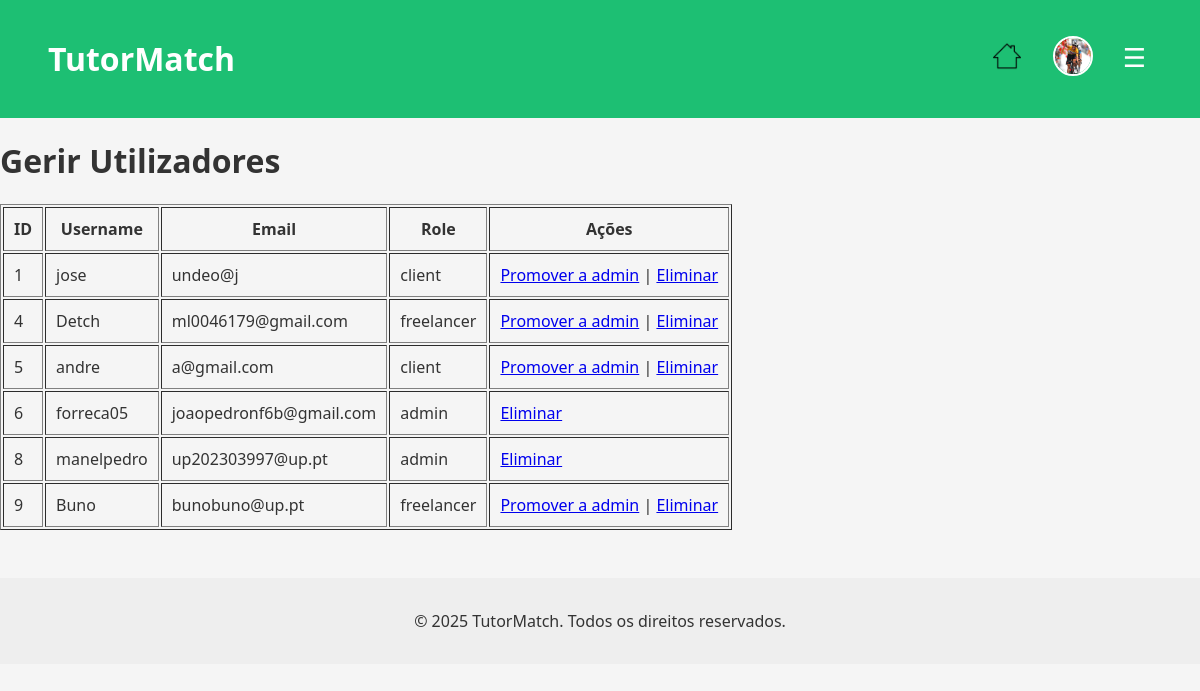
The app's page /pages/manage_users.php (signed in) with its own data.
### tables this page shows
CREATE TABLE users (
            id INTEGER PRIMARY KEY AUTOINCREMENT,
            username TEXT NOT NULL UNIQUE,
            password TEXT NOT NULL,
            email TEXT NOT NULL UNIQUE,
            role TEXT DEFAULT 'client', -- client, freelancer, admin
            name TEXT,
            profile_pic TEXT DEFAULT '../img/default.jpeg' -- Adiciona a coluna profile_pic
        );

### pages/manage_users.php (the view, shortened to what this page needs)
<?php
require_once '../database/db.php';
$stmt = $db->query("SELECT id, username, email, role FROM users");
$users = $stmt->fetchAll();
?>
<?php include_once '../includes/header.php'; ?>
<h1>Gerir Utilizadores</h1>
<table border="1" cellpadding="10">
    <tr>
        <th>ID</th>
        <th>Username</th>
        <th>Email</th>
        <th>Role</th>
        <th>Ações</th>
    </tr>
    <?php foreach ($users as $user): ?>
    <tr>
        <td><?php echo htmlspecialchars($user['id']); ?></td>
        <td><?php echo htmlspecialchars($user['username']); ?></td>
        <td><?php echo htmlspecialchars($user['email']); ?></td>
        <td><?php echo htmlspecialchars($user['role']); ?></td>
        <td>
            <?php if ($user['role'] !== 'admin'): ?>
                <a href="../actions/promote_user.php?id=<?php echo $user['id']; ?>">Promover a admin</a> |
            <?php endif; ?>
            <a href="../actions/delete_user.php?id=<?php echo $user['id']; ?>" onclick="return confirm('Tem a certeza que quer eliminar?')">Eliminar</a>
        </td>
    </tr>
    <?php endforeach; ?>
</table>
<?php include_once '../includes/footer.php'; ?>

### includes/header.php (shortened to what this page needs)
<!DOCTYPE html>
<html lang="pt">
<head>
  <link rel="stylesheet" href="/css/main.css" />
  <link rel="stylesheet" href="/css/navbar.css" />
</head>
<body>
  <header>
    <h1><a href="/index.php">TutorMatch</a></h1>
    <nav class="navbar">
      <div class="nav-right">
        <?php if (isset($_SESSION['user_id'])): ?>
          <a href="/index.php" class="nav-icon home-icon" title="Início">
            <img src="/img/icons/home-white.png" alt="Início">
          </a>
          <a href="/pages/profile.php" class="profile-pic">
            <img src="<?= $_SESSION['profile_pic'] ?? '/img/default.jpeg' ?>" alt="Perfil">
          </a>
          <button id="menu-toggle" class="menu-btn">&#9776;</button>
        <?php else: ?>
          <a href="/pages/login.php">Entrar</a>
          <a href="/pages/register.php">Registrar</a>
        <?php endif; ?>
      </div>
    </nav>
  </header>

### includes/footer.php (shortened to what this page needs)
<footer>
    <p>&copy; 2025 TutorMatch. Todos os direitos reservados.</p>
  </footer>
</body>
</html>

### css/main.css (style rules this page uses)
body { font-family: 'Segoe UI', sans-serif; margin: 0; background-color: #f5f5f5; color: #333; }

### css/navbar.css (style rules this page uses)
.navbar { display: flex; justify-content: space-between; align-items: center; background-color: #1dbf73; padding: 0.5rem 1rem; }
.nav-icon img { width: 28px; height: 28px; }
.nav-right { display: flex; align-items: center; gap: 1rem; position: relative; }
.profile-pic img { width: 36px; height: 36px; border-radius: 50%; object-fit: cover; border: 2px solid white; cursor: pointer; }
.menu-btn { font-size: 26px; background: none; border: none; color: white; cursor: pointer; margin-left: 0.5rem; }

### css/layout.css (style rules this page uses)
header { background-color: #1dbf73; padding: 1rem 2rem; color: white; display: flex; justify-content: space-between; align-items: center; }
header a { color: white; text-decoration: none; margin-left: 1rem; }
nav { display: flex; align-items: center; }
footer { margin-top: 3rem; text-align: center; padding: 1rem; background: #eee; }

### records on screen
users: id "1", username "jose", email "undeo@j", role "client"
users: id "4", username "Detch", email "ml0046179@gmail.com", role "freelancer"
users: id "5", username "andre", email "a@gmail.com", role "client"
users: id "6", username "forreca05", email "joaopedronf6b@gmail.com", role "admin"
users: id "8", username "manelpedro", email "up202303997@up.pt", role "admin"
users: id "9", username "Buno", email "bunobuno@up.pt", role "freelancer"
